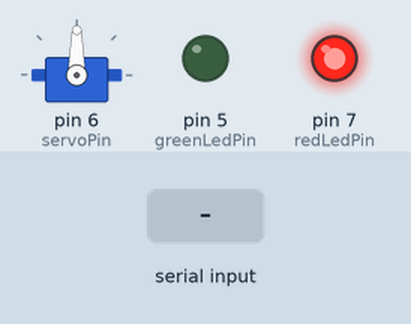
Simulated run of this sketch. Board: Arduino Uno, built with avr-gcc and run on an emulated ATmega328P. On the bench: servo, output pins drawn as LEDs (lit = HIGH). Dashed ring = blinking. The inputs (shaded band) are chosen by the test bench.

Above: at 1.2 s.
1.3 s: "0" received over Serial
At 1.45 s:
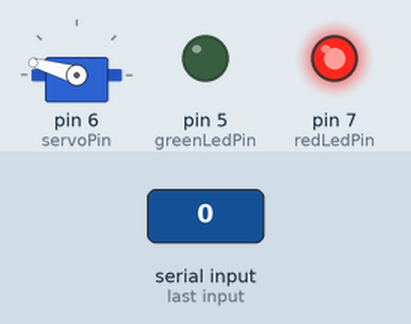
3.4 s: "X" received over Serial
At 3.62 s:
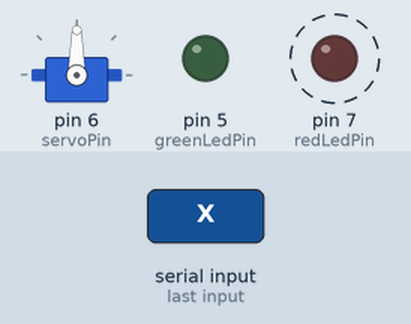
Timing chart, 0 to 6.4 s (numbered marks = the images above; inputs shaded):
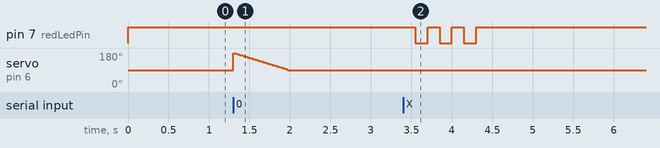

The sketch:

task3.ino
```cpp
#include <Wire.h>
#include <MPU6050.h>
#include <Servo.h>

MPU6050 mpu;
Servo gateServo;

const int greenLedPin = 5;
const int servoPin = 6;
const int redLedPin = 7;

// Sensitivity (adjust if needed)
const int motionThreshold = 2000;

void setup() {
  pinMode(greenLedPin, OUTPUT);
  pinMode(redLedPin, OUTPUT);

  gateServo.attach(servoPin);
  gateServo.write(90);

  Serial.begin(9600);
  Wire.begin();
  mpu.initialize();

  if (!mpu.testConnection()) {
    Serial.println("MPU6050 connection failed!");
    while (1);
  }

  digitalWrite(redLedPin, HIGH);
  digitalWrite(greenLedPin, LOW);
}

void openGate() {
  for (int pos = 90; pos <= 180; pos += 2) {
    gateServo.write(pos);
    delay(15);
  }
}

void closeGate() {
  for (int pos = 180; pos >= 90; pos -= 2) {
    gateServo.write(pos);
    delay(15);
  }
}

bool detectMovement() {
  int16_t ax, ay, az;
  int16_t prev_ax, prev_ay, prev_az;

  // Get initial reading
  mpu.getAcceleration(&prev_ax, &prev_ay, &prev_az);

  // Check movement over multiple samples
  for (int i = 0; i < 20; i++) {
    mpu.getAcceleration(&ax, &ay, &az);

    if (abs(ax - prev_ax) > motionThreshold ||
        abs(ay - prev_ay) > motionThreshold ||
        abs(az - prev_az) > motionThreshold) {
      return true;
    }

    prev_ax = ax;
    prev_ay = ay;
    prev_az = az;

    delay(50);
  }

  return false;
}

void loop() {
  if (Serial.available()) {
    char cmd = Serial.read();

    if (cmd == '1') {
      Serial.println("Checking movement... Move sensor!");

      if (detectMovement()) {
        Serial.println("Movement detected!");

        digitalWrite(greenLedPin, HIGH);
        digitalWrite(redLedPin, LOW);
        openGate();
      } else {
        Serial.println("No movement!");

        digitalWrite(redLedPin, HIGH);
        digitalWrite(greenLedPin, LOW);
      }
    }

    else if (cmd == '0') {
      digitalWrite(greenLedPin, LOW);
      digitalWrite(redLedPin, HIGH);
      closeGate();
    }

    else if (cmd == 'X') {
      for (int i = 0; i < 3; i++) {
        digitalWrite(redLedPin, HIGH);
        delay(150);
        digitalWrite(redLedPin, LOW);
        delay(150);
      }
      digitalWrite(redLedPin, HIGH);
    }
  }
}
```

Measured:
- after the input at 3.4 s, pin 7 (redLedPin): alternates HIGH for 0.15 s and LOW for 0.15 s, 6 changes in all, then stays HIGH, starting after 0.15 s
